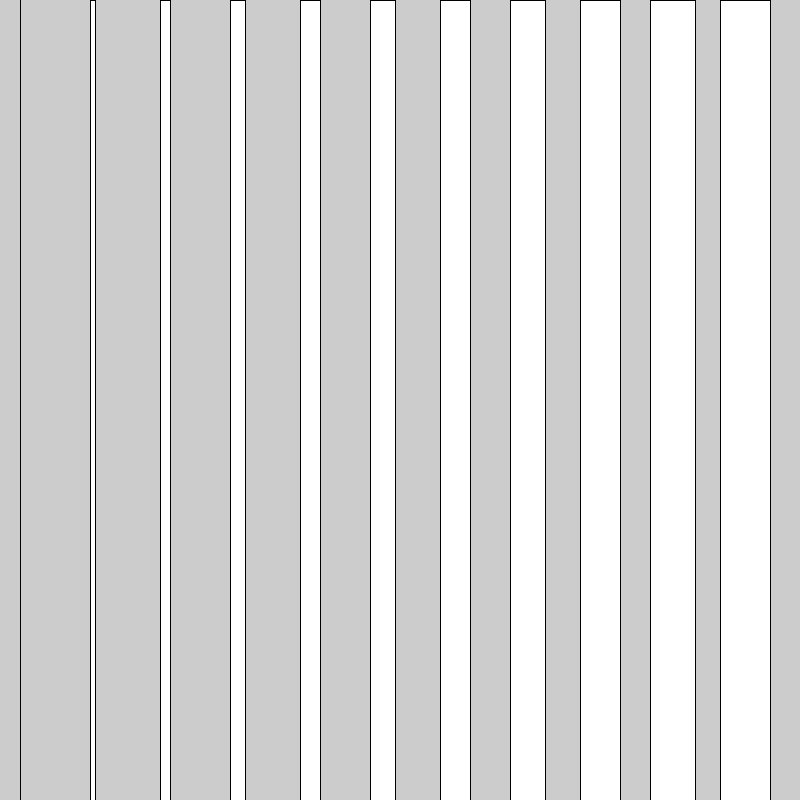
Frame 1 (no input)
Frame 60 (the mouse pressed at the canvas centre just before this capture): identical to frame 1, image omitted
Frame 120 (the mouse held since frame 60 and released just before this capture): identical to frame 1, image omitted

The Processing sketch that drew this single still picture (run headless with seeded random() and noise(); from frame 60 on, the mouse is pressed at the canvas centre):

// Processing sketch: stripes
// ── stripes.pde
int initSize = 100;
void setup(){
  size(800,800);
}
void draw(){
    for (int i= 0; i < 110; i = i+10){
      rect(20+7*i, 0, i/2, 800);
    }
}
